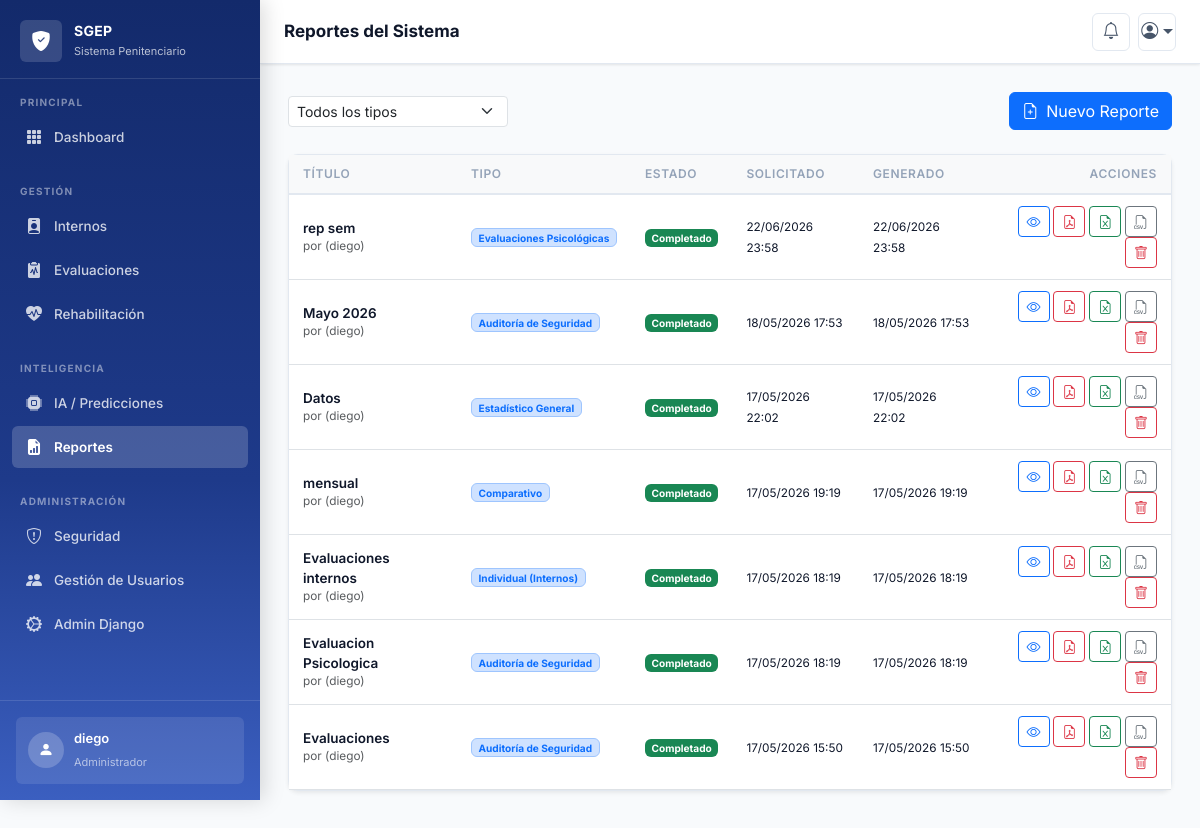
/reportes/ (signed in), run on the app's committed database.
### apps/auth_app/models.py (models this page shows, shortened)
class Usuario(AbstractUser):
    id = models.UUIDField(primary_key=True, default=uuid.uuid4, editable=False)
    cedula = models.CharField(max_length=20, unique=True, null=True, blank=True)
    rol = models.ForeignKey(Rol, on_delete=models.PROTECT, related_name='usuarios')
    activo = models.BooleanField(default=True)
    bloqueado = models.BooleanField(default=False)
    razon_bloqueo = models.TextField(blank=True)
    ultimo_login = models.DateTimeField(null=True, blank=True)
    ultimo_login_ip = models.GenericIPAddressField(null=True, blank=True)
    intentos_fallidos = models.IntegerField(default=0)
    fecha_desbloqueo = models.DateTimeField(null=True, blank=True)
    debe_cambiar_password = models.BooleanField(default=False)
    fecha_cambio_password = models.DateTimeField(auto_now=True)
    telefono = models.CharField(max_length=20, blank=True)
    especialidad = models.CharField(max_length=100, blank=True)  # Para psicólogos
    centro_penitenciario = models.CharField(max_length=200, blank=True)
    creado_por = models.CharField(max_length=100, default='sistema')
    USERNAME_FIELD = 'username'
    REQUIRED_FIELDS = ['email', 'rol_id']
    class Meta:
        db_table = 'usuarios'
        verbose_name = 'Usuario'
        verbose_name_plural = 'Usuarios'
        ordering = ['first_name', 'last_name']
    def __str__(self):
        return f"{self.get_full_name()} ({self.username})"

class Rol(models.Model):
    ROLE_CHOICES = (
        ('administrador', 'Administrador'),
        ('psicologo', 'Psicólogo'),
        ('director', 'Director de Centro'),
        ('auditoria', 'Auditoría'),
    )
    id = models.UUIDField(primary_key=True, default=uuid.uuid4, editable=False)
    nombre = models.CharField(max_length=50, choices=ROLE_CHOICES, unique=True)
    descripcion = models.TextField(blank=True)
    activo = models.BooleanField(default=True)
    permisos = models.ManyToManyField(Permission, blank=True)
    creado_en = models.DateTimeField(auto_now_add=True)
    actualizado_en = models.DateTimeField(auto_now=True)
    creado_por = models.CharField(max_length=100, default='sistema')
    class Meta:
        db_table = 'roles'
        ordering = ['nombre']
        verbose_name = 'Rol'
        verbose_name_plural = 'Roles'
        permissions = (
            ('ver_usuarios', 'Puede ver usuarios'),
            ('crear_usuario', 'Puede crear usuarios'),
            ('editar_usuario', 'Puede editar usuarios'),
            ('eliminar_usuario', 'Puede eliminar usuarios'),
            ('ver_auditoria', 'Puede ver auditoría'),
        )

### apps/reportes_app/models.py (models this page shows, shortened)
class Reporte(models.Model):
    TIPO_CHOICES = [
        ('estadistico',   'Estadístico General'),
        ('individual',    'Individual (Internos)'),
        ('comparativo',   'Comparativo'),
        ('auditoria',     'Auditoría de Seguridad'),
        ('internos',      'Internos'),
        ('evaluaciones',  'Evaluaciones Psicológicas'),
        ('rehabilitacion','Rehabilitación'),
        ('ia_predictiva', 'IA Predictiva de Riesgo'),
    ]
    FORMATO_CHOICES = [
        ('pdf',   'PDF'),
        ('excel', 'Excel'),
        ('json',  'JSON'),
        ('csv',   'CSV'),
    ]
    ESTADO_CHOICES = [
        ('pendiente',  'Pendiente'),
        ('generando',  'Generando'),
        ('completado', 'Completado'),
        ('error',      'Error'),
    ]
    id             = models.UUIDField(primary_key=True, default=uuid.uuid4, editable=False)
    titulo         = models.CharField(max_length=200, verbose_name='Título')
    tipo           = models.CharField(max_length=20, choices=TIPO_CHOICES, verbose_name='Tipo')
    formato        = models.CharField(max_length=10, choices=FORMATO_CHOICES, default='json',
                                      verbose_name='Formato interno')
    estado         = models.CharField(max_length=20, choices=ESTADO_CHOICES,
                                      default='pendiente', verbose_name='Estado')
    generado_por   = models.ForeignKey(
        'auth_app.Usuario', on_delete=models.SET_NULL,
        null=True, blank=True, related_name='reportes',
        verbose_name='Generado por',
    )
    parametros     = models.JSONField(default=dict, blank=True, verbose_name='Parámetros')
    resultado      = models.TextField(blank=True, verbose_name='Datos (JSON interno)')
    error_mensaje  = models.TextField(blank=True, verbose_name='Mensaje de error')
    fecha_solicitud  = models.DateTimeField(auto_now_add=True, verbose_name='Fecha de solicitud')
    fecha_generacion = models.DateTimeField(null=True, blank=True, verbose_name='Fecha de generación')
    class Meta:
        db_table        = 'reportes'
        verbose_name    = 'Reporte'
        verbose_name_plural = 'Reportes'
        ordering        = ['-fecha_solicitud']

### apps/reportes_app/views.py (the view)
# urls.py: path('',                    views.ReporteListWebView.as_view(),      name='lista'),
class ReporteListWebView(LoginRequiredMixin, View):
    def get(self, request):
        qs = Reporte.objects.filter(generado_por=request.user).order_by('-fecha_solicitud')
        tipo_f = request.GET.get('tipo', '')
        if tipo_f:
            qs = qs.filter(tipo=tipo_f)
        paginator = Paginator(qs, 20)
        page = paginator.get_page(request.GET.get('page'))
        return render(request, 'reportes/lista.html', {
            'titulo': 'Reportes del Sistema',
            'reportes': page,
            'tipos': TIPOS_REPORTE,
            'tipo_filter': tipo_f,
        })

### templates/reportes/lista.html (shortened to what this page needs)
{% extends 'base.html' %}
{% block page_title %}Reportes del Sistema{% endblock %}
{% block content %}
<div class="d-flex justify-content-between align-items-center mb-4">
  <form method="get" class="d-flex gap-2 align-items-center">
    <select name="tipo" class="form-select form-select-sm" onchange="this.form.submit()" style="width:220px">
      <option value="">Todos los tipos</option>
    </select>
  </form>
  <a href="{% url 'reportes:crear' %}" class="btn btn-primary">
    <i class="bi bi-file-earmark-plus me-2"></i>Nuevo Reporte
  </a>
</div>
<div class="card shadow-sm">
  <div class="card-body p-0">
    {% if reportes %}
    <div class="table-responsive">
      <table class="table table-hover align-middle mb-0">
        <thead class="table-light">
          <tr>
            <th>Título</th>
            <th>Tipo</th>
            <th>Estado</th>
            <th>Solicitado</th>
            <th>Generado</th>
            <th class="text-end">Acciones</th>
          </tr>
        </thead>
        <tbody>
          {% for r in reportes %}
          <tr>
            <td>
              <div class="fw-semibold">{{ r.titulo }}</div>
              <div class="text-muted small">por {{ r.generado_por }}</div>
            </td>
            <td>
              <span class="badge bg-primary-subtle text-primary border border-primary-subtle">
                {{ r.get_tipo_display }}
              </span>
            </td>
            <td>
              {% if r.estado == 'completado' %}<span class="badge bg-success">Completado</span>
              {% elif r.estado == 'error' %}<span class="badge bg-danger">Error</span>
              {% elif r.estado == 'generando' %}<span class="badge bg-info"><i class="bi bi-arrow-clockwise me-1"></i>Generando</span>
              {% else %}<span class="badge bg-warning text-dark">Pendiente</span>{% endif %}
            </td>
            <td><small>{{ r.fecha_solicitud|date:"d/m/Y H:i" }}</small></td>
            <td><small>{{ r.fecha_generacion|date:"d/m/Y H:i"|default:"—" }}</small></td>
            <td class="text-end">
              <a href="{% url 'reportes:detalle' r.pk %}" class="btn btn-sm btn-outline-primary" title="Ver detalle">
                <i class="bi bi-eye"></i>
              </a>
              {% if r.estado == 'completado' %}
              <a href="{% url 'reportes:pdf' r.pk %}" class="btn btn-sm btn-outline-danger" title="PDF"><i class="bi bi-file-earmark-pdf"></i></a>
              <a href="{% url 'reportes:excel' r.pk %}" class="btn btn-sm btn-outline-success" title="Excel"><i class="bi bi-file-earmark-excel"></i></a>
              <a href="{% url 'reportes:csv' r.pk %}" class="btn btn-sm btn-outline-secondary" title="CSV"><i class="bi bi-filetype-csv"></i></a>
              {% endif %}
              <form method="post" action="{% url 'reportes:eliminar' r.pk %}" class="d-inline" onsubmit="return confirm('¿Eliminar este reporte?')">
                {% csrf_token %}<button class="btn btn-sm btn-outline-danger" title="Eliminar"><i class="bi bi-trash"></i></button>
              </form>
            </td>
          </tr>
          {% endfor %}
        </tbody>
      </table>
    </div>
    {% else %}
    <div class="text-center py-5 text-muted">
      <i class="bi bi-file-earmark-bar-graph fs-1 d-block mb-3 opacity-25"></i>
      <p>No hay reportes generados aún.</p>
      <a href="{% url 'reportes:crear' %}" class="btn btn-primary mt-2"><i class="bi bi-plus-circle me-2"></i>Generar primer reporte</a>
    </div>
    {% endif %}
  </div>
</div>
{% endblock %}

### templates/base.html (shortened to what this page needs)
<!DOCTYPE html>
<html lang="es" data-bs-theme="light">
<head>
    <link href="https://cdn.jsdelivr.net/npm/bootstrap@5.3.2/dist/css/bootstrap.min.css" rel="stylesheet">
    <link href="https://cdn.jsdelivr.net/npm/bootstrap-icons@1.11.3/font/bootstrap-icons.min.css" rel="stylesheet">
</head>
<body>
<aside class="sidebar" id="sidebar">
    <a href="{% url 'home' %}" class="sidebar-brand">
        <div class="sidebar-brand-icon">
            <i class="bi bi-shield-fill-check"></i>
        </div>
        <div class="sidebar-brand-text">
            <span>SGEP</span>
            <small>Sistema Penitenciario</small>
        </div>
    </a>
    <div class="sidebar-section">
        <div class="sidebar-section-title">Principal</div>
        <nav>
            <div class="nav-item-side">
                <a href="{% url 'dashboard:index' %}"
                   class="nav-link-side {% if request.resolver_match.namespace == 'dashboard' %}active{% endif %}">
                    <i class="bi bi-grid-3x3-gap-fill"></i> Dashboard
                </a>
            </div>
        </nav>
    </div>
    <div class="sidebar-section">
        <div class="sidebar-section-title">Gestión</div>
        <nav>
            <div class="nav-item-side">
                <a href="{% url 'internos:lista' %}"
                   class="nav-link-side {% if request.resolver_match.namespace == 'internos' %}active{% endif %}">
                    <i class="bi bi-person-badge-fill"></i> Internos
                </a>
            </div>
            <div class="nav-item-side">
                <a href="{% url 'evaluaciones:lista' %}"
                   class="nav-link-side {% if request.resolver_match.namespace == 'evaluaciones' %}active{% endif %}">
                    <i class="bi bi-clipboard2-pulse-fill"></i> Evaluaciones
                </a>
            </div>
            <div class="nav-item-side">
                <a href="{% url 'rehabilitacion:lista' %}"
                   class="nav-link-side {% if request.resolver_match.namespace == 'rehabilitacion' %}active{% endif %}">
                    <i class="bi bi-heart-pulse-fill"></i> Rehabilitación
                </a>
            </div>
        </nav>
    </div>
    <div class="sidebar-section">
        <div class="sidebar-section-title">Inteligencia</div>
        <nav>
            <div class="nav-item-side">
                <a href="{% url 'ia:lista' %}"
                   class="nav-link-side {% if request.resolver_match.namespace == 'ia' %}active{% endif %}">
                    <i class="bi bi-cpu-fill"></i> IA / Predicciones
                </a>
            </div>
            <div class="nav-item-side">
                <a href="{% url 'reportes:lista' %}"
                   class="nav-link-side {% if request.resolver_match.namespace == 'reportes' %}active{% endif %}">
                    <i class="bi bi-file-earmark-bar-graph-fill"></i> Reportes
                </a>
            </div>
        </nav>
    </div>
    <div class="sidebar-section">
        <div class="sidebar-section-title">Administración</div>
        <nav>
            <div class="nav-item-side">
                <a href="{% url 'seguridad:log-list' %}"
                   class="nav-link-side {% if request.resolver_match.namespace == 'seguridad' %}active{% endif %}">
                    <i class="bi bi-shield-exclamation"></i> Seguridad
                </a>
            </div>
            {% if user.is_superuser %}
            <div class="nav-item-side">
                <a href="{% url 'auth:usuarios_lista' %}"
                   class="nav-link-side {% if request.resolver_match.url_name and 'usuario' in request.resolver_match.url_name %}active{% endif %}">
                    <i class="bi bi-people-fill"></i> Gestión de Usuarios
                </a>
            </div>
            {% endif %}
            <div class="nav-item-side">
                <a href="{% url 'admin:index' %}" class="nav-link-side" target="_blank">
                    <i class="bi bi-gear-wide-connected"></i> Admin Django
                </a>
            </div>
        </nav>
    </div>
    <div class="sidebar-user">
        {% if user.is_authenticated %}
        <div class="sidebar-user-card">
            <div class="sidebar-user-avatar">
                <i class="bi bi-person-fill"></i>
            </div>
            <div class="sidebar-user-info">
                <span>{{ user.get_full_name|default:user.username }}</span>
                <small>
                    {% if user.rol %}{{ user.rol.get_nombre_display }}{% else %}Usuario{% endif %}
                </small>
            </div>
        </div>
        {% endif %}
    </div>
</aside>
<header class="topbar">
    <div class="topbar-title">
        {% block page_title %}Panel de Control{% endblock %}
    </div>
    <div class="topbar-actions">
        <button class="topbar-btn" title="Notificaciones" aria-label="Notificaciones">
            <i class="bi bi-bell"></i>
        </button>
        {% if user.is_authenticated %}
        <div class="dropdown">
            <button class="topbar-btn dropdown-toggle" data-bs-toggle="dropdown" aria-expanded="false" aria-label="Menú de usuario">
                <i class="bi bi-person-circle"></i>
            </button>
        </div>
        {% endif %}
    </div>
</header>
<main class="main-content">
    <div class="page-body">
        {% block content %}{% endblock %}
    </div>
</main>
</body>
</html>

### data on the page
Usuario: get_full_name "diego", rol.nombre "Administrador"
Reporte: titulo "rep sem", generado_por "(diego)", tipo "Evaluaciones Psicológicas", estado "Completado", fecha_solicitud "22/06/2026 23:58", fecha_generacion "22/06/2026 23:58"
Reporte: titulo "Mayo 2026", generado_por "(diego)", tipo "Auditoría de Seguridad", estado "Completado", fecha_solicitud "18/05/2026 17:53", fecha_generacion "18/05/2026 17:53"
Reporte: titulo "Datos", generado_por "(diego)", tipo "Estadístico General", estado "Completado", fecha_solicitud "17/05/2026 22:02", fecha_generacion "17/05/2026 22:02"
Reporte: titulo "mensual", generado_por "(diego)", tipo "Comparativo", estado "Completado", fecha_solicitud "17/05/2026 19:19", fecha_generacion "17/05/2026 19:19"
Reporte: titulo "Evaluaciones internos", generado_por "(diego)", tipo "Individual (Internos)", estado "Completado", fecha_solicitud "17/05/2026 18:19", fecha_generacion "17/05/2026 18:19"
Reporte: titulo "Evaluacion Psicologica", generado_por "(diego)", tipo "Auditoría de Seguridad", estado "Completado", fecha_solicitud "17/05/2026 18:19", fecha_generacion "17/05/2026 18:19"
Reporte: titulo "Evaluaciones", generado_por "(diego)", tipo "Auditoría de Seguridad", estado "Completado", fecha_solicitud "17/05/2026 15:50", fecha_generacion "17/05/2026 15:50"
